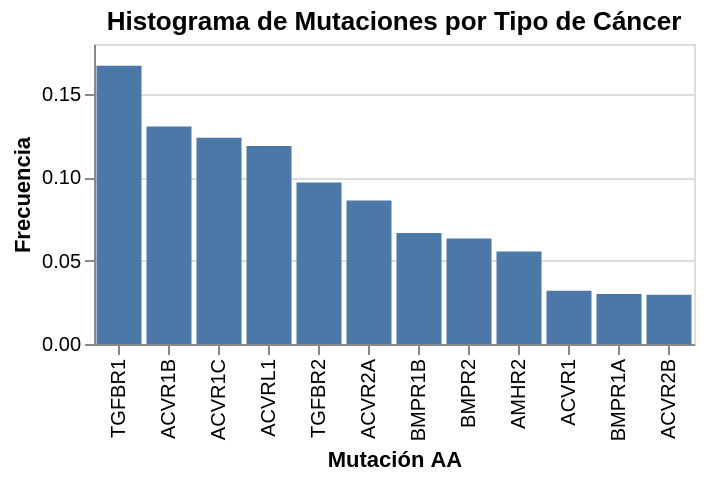

Notebook cell for this chart:
### Code cell
# Crear el histograma
alt.Chart(mutation_frequencies).mark_bar(
).encode(
    x=alt.X('Gen_names', title='Mutación AA', sort='-y'),
    y=alt.Y('mutation_frequency:Q', title='Frecuencia'),
    color=alt.Color(scale=alt.Scale(scheme='category20')),
    tooltip=['Gen_names', 'mutation_frequency', 'mutation_count']
).properties(
    title='Histograma de Mutaciones por Tipo de Cáncer',
    width=300,
    height=150
)

### Figure 1 — Vega-Lite specification as saved in the notebook (floating-point values rounded to 4 significant figures)
{"config": {"view": {"continuousWidth": 300, "continuousHeight": 300}}, "data": {"name": "data-f76369c6cba64552010ce37342146a46"}, "mark": {"type": "bar"}, "encoding": {"color": {"scale": {"scheme": "category20"}}, "tooltip": [{"field": "Gen_names", "type": "nominal"}, {"field": "mutation_frequency", "type": "quantitative"}, {"field": "mutation_count", "type": "quantitative"}], "x": {"field": "Gen_names", "sort": "-y", "title": "Mutación AA", "type": "nominal"}, "y": {"field": "mutation_frequency", "title": "Frecuencia", "type": "quantitative"}}, "height": 150, "title": "Histograma de Mutaciones por Tipo de Cáncer", "width": 300, "$schema": "https://vega.github.io/schema/vega-lite/v5.16.3.json", "datasets": {"data-f76369c6cba64552010ce37342146a46": [{"Gen_names": "ACVR1", "mutation_count": 95, "mutation_frequency": 0.03197}, {"Gen_names": "ACVR1B", "mutation_count": 388, "mutation_frequency": 0.1306}, {"Gen_names": "ACVR1C", "mutation_count": 368, "mutation_frequency": 0.1238}, {"Gen_names": "ACVR2A", "mutation_count": 256, "mutation_frequency": 0.08614}, {"Gen_names": "ACVR2B", "mutation_count": 88, "mutation_frequency": 0.02961}, {"Gen_names": "ACVRL1", "mutation_count": 353, "mutation_frequency": 0.1188}, {"Gen_names": "AMHR2", "mutation_count": 165, "mutation_frequency": 0.05552}, {"Gen_names": "BMPR1A", "mutation_count": 89, "mutation_frequency": 0.02995}, {"Gen_names": "BMPR1B", "mutation_count": 198, "mutation_frequency": 0.06662}, {"Gen_names": "BMPR2", "mutation_count": 188, "mutation_frequency": 0.06326}, {"Gen_names": "TGFBR1", "mutation_count": 496, "mutation_frequency": 0.1669}, {"Gen_names": "TGFBR2", "mutation_count": 288, "mutation_frequency": 0.0969}]}}
